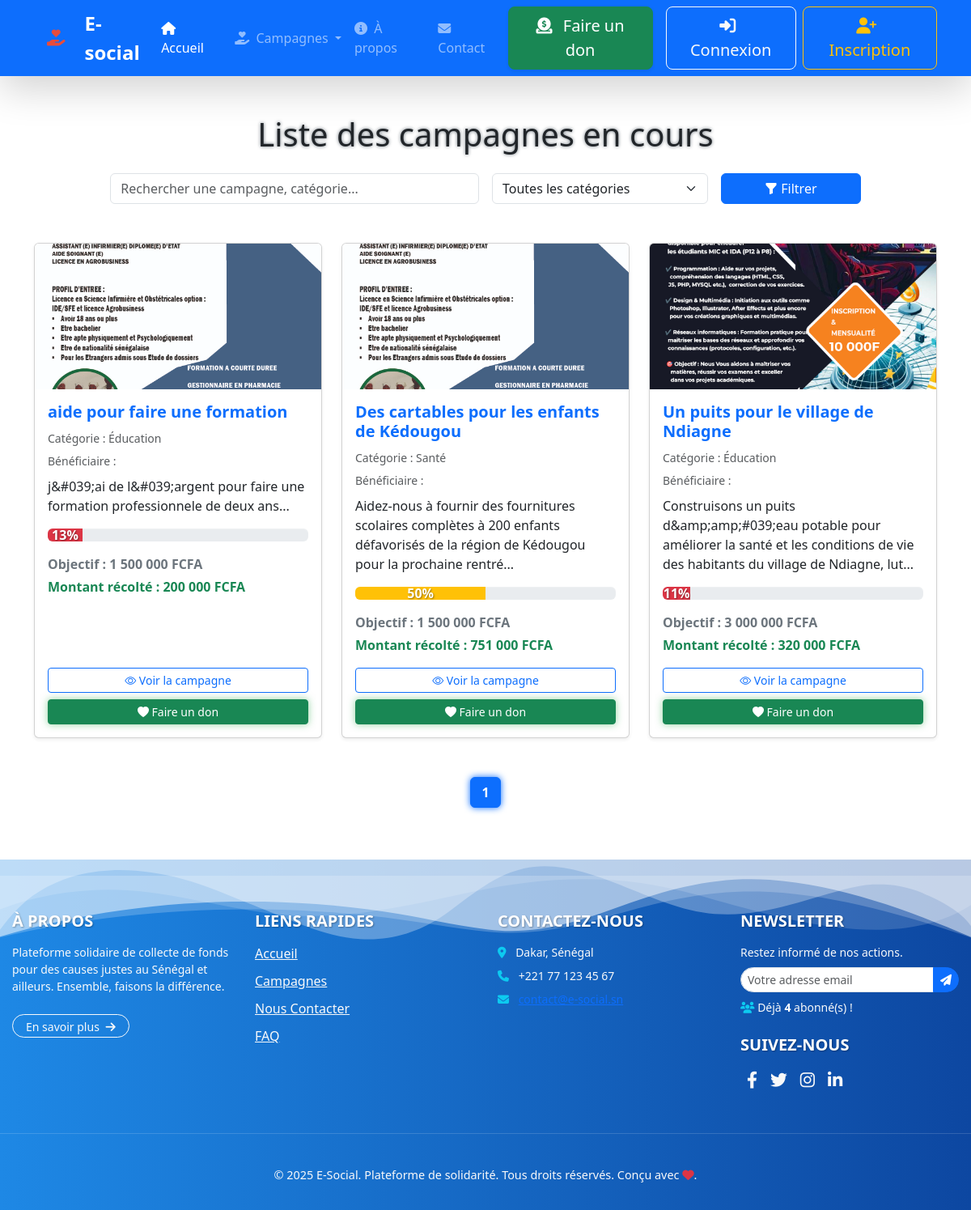
Page /public/liste_campagnes.php on the committed database.
### tables this page shows
CREATE TABLE IF NOT EXISTS `campagnes` (
  `id` int NOT NULL AUTO_INCREMENT,
  `titre` varchar(255) NOT NULL,
  `description` text NOT NULL,
  `montant_vise` decimal(12,2) NOT NULL,
  `montant_atteint` decimal(12,2) DEFAULT '0.00',
  `date_debut` date DEFAULT NULL,
  `date_fin` date DEFAULT NULL,
  `statut` enum('en cours','terminée','suspendue') DEFAULT 'en cours',
  `categorie_id` int DEFAULT NULL,
  `beneficiaire_id` int DEFAULT NULL,
  `image_campagne` varchar(255) DEFAULT NULL,
  `date_creation` datetime DEFAULT CURRENT_TIMESTAMP,
  PRIMARY KEY (`id`),
  KEY `categorie_id` (`categorie_id`),
  KEY `beneficiaire_id` (`beneficiaire_id`)
);

CREATE TABLE IF NOT EXISTS `categories` (
  `id` int NOT NULL AUTO_INCREMENT,
  `nom_categorie` varchar(100) NOT NULL,
  `description` text,
  PRIMARY KEY (`id`)
);

### public/liste_campagnes.php (the view, shortened to what this page needs)
<?php
require_once '../config/db.php';
$search = isset($_GET['search']) ? trim($_GET['search']) : '';
$categorie_filter = isset($_GET['categorie']) ? (int)$_GET['categorie'] : 0;
$page = isset($_GET['page']) ? max(1, (int)$_GET['page']) : 1;
$perPage = 6;
$offset = ($page - 1) * $perPage;
$whereClauses = ["LOWER(c.statut) = 'en cours'"];
$whereSql = implode(' AND ', $whereClauses);
try {
    $pdo = getPDO();
    $pdo->setAttribute(PDO::ATTR_ERRMODE, PDO::ERRMODE_EXCEPTION);
} catch (PDOException $e) {
    die("Erreur de connexion à la base de données : " . $e->getMessage());
}
$countSql = "SELECT COUNT(*) FROM campagnes c
             LEFT JOIN categories cat ON c.categorie_id = cat.id
             WHERE $whereSql";
$stmtCount = $pdo->prepare($countSql);
$stmtCount->execute();
$totalCampagnes = $stmtCount->fetchColumn();
$totalPages = ceil($totalCampagnes / $perPage);
$sql = "SELECT c.*, cat.nom_categorie, b.prenom AS prenom_beneficiaire, b.nom AS nom_beneficiaire
        FROM campagnes c
        LEFT JOIN categories cat ON c.categorie_id = cat.id
        LEFT JOIN beneficiaires b ON c.beneficiaire_id = b.id
        WHERE $whereSql
        ORDER BY c.date_creation DESC
        LIMIT :limit OFFSET :offset";
$stmt = $pdo->prepare($sql);
$stmt->bindValue(':limit', (int)$perPage, PDO::PARAM_INT);
$stmt->bindValue(':offset', (int)$offset, PDO::PARAM_INT);
$stmt->execute();
$campagnes = $stmt->fetchAll(PDO::FETCH_ASSOC);
?>
<!DOCTYPE html>
<html lang="fr">
<head>
    <link href="https://cdn.jsdelivr.net/npm/bootstrap@5.3.0/dist/css/bootstrap.min.css" rel="stylesheet" />
    <link href="https://cdn.jsdelivr.net/npm/bootstrap-icons@1.10.5/font/bootstrap-icons.css" rel="stylesheet" />
</head>
<body>
<?php include_once '../includes/navbar.php'; ?>
<div class="container py-5">
    <h1 class="mb-4 text-center">Liste des campagnes en cours</h1>
    <form method="GET" class="row g-3 mb-5 justify-content-center">
        <div class="col-md-5">
            <input type="text" name="search" class="form-control" placeholder="Rechercher une campagne, catégorie..." value="<?= htmlspecialchars($search) ?>" />
        </div>
        <div class="col-md-3">
            <select name="categorie" class="form-select">
                <option value="0">Toutes les catégories</option>
            </select>
        </div>
        <div class="col-md-2 d-grid">
            <button type="submit" class="btn btn-primary"><i class="bi bi-funnel-fill"></i> Filtrer</button>
        </div>
    </form>
    <?php if (!empty($campagnes)): ?>
    <div class="row g-4">
        <?php foreach ($campagnes as $campagne):
            $imagePath = "../assets/images/campagnes/" . htmlspecialchars($campagne['image_campagne']);
            $imageExist = file_exists($imagePath);
            $atteint = (float) $campagne['montant_atteint'];
            $vise = (float) $campagne['montant_vise'];
            $pourcentage = ($vise > 0) ? min(100, ($atteint / $vise) * 100) : 0;
            if ($pourcentage < 30) {
                $barColor = "bg-danger";
            } elseif ($pourcentage < 70) {
                $barColor = "bg-warning";
            } else {
                $barColor = "bg-success";
            }
        ?>
        <div class="col-md-6 col-lg-4">
            <div class="card shadow-sm h-100 d-flex flex-column">
                <img src="<?= $imageExist ? $imagePath : '../assets/images/default.jpg' ?>" alt="Image campagne" class="card-img-top" />
                <div class="card-body d-flex flex-column">
                    <h5 class="card-title text-primary fw-bold"><?= htmlspecialchars($campagne['titre']) ?></h5>
                    <p class="mb-1"><small class="text-muted">Catégorie : <?= htmlspecialchars($campagne['nom_categorie']) ?></small></p>
                    <p class="mb-2"><small class="text-muted">Bénéficiaire : <?= htmlspecialchars($campagne['prenom_beneficiaire'] . ' ' . $campagne['nom_beneficiaire']) ?></small></p>
                    <p class="card-text mb-3"><?= nl2br(htmlspecialchars(substr($campagne['description'], 0, 140))) ?>...</p>
                    <div class="progress mb-3" role="progressbar" aria-valuenow="<?= $pourcentage ?>" aria-valuemin="0" aria-valuemax="100">
                        <div class="progress-bar <?= $barColor ?>" style="width: <?= $pourcentage ?>%;">
                            <?= number_format($pourcentage, 0) ?>%
                        </div>
                    </div>
                    <p class="mb-1 fw-semibold text-secondary">Objectif : <?= number_format($vise, 0, ',', ' ') ?> FCFA</p>
                    <p class="mb-3 text-success fw-bold">Montant récolté : <?= number_format($atteint, 0, ',', ' ') ?> FCFA</p>
                    <div class="mt-auto d-grid gap-2">
                        <a href="campagne.php?id=<?= $campagne['id'] ?>" class="btn btn-outline-primary btn-sm">
                            <i class="bi bi-eye"></i> Voir la campagne
                        </a>
                        <a href="dons.php?campagne_id=<?= $campagne['id'] ?>" class="btn btn-success btn-sm">
                            <i class="bi bi-heart-fill"></i> Faire un don
                        </a>
                    </div>
                </div>
            </div>
        </div>
        <?php endforeach; ?>
    </div>
    <nav aria-label="Pagination" class="mt-5 d-flex justify-content-center">
        <ul class="pagination">
            <?php for ($p = 1; $p <= $totalPages; $p++): ?>
                <li class="page-item <?= $p == $page ? 'active' : '' ?>">
                    <a class="page-link" href="?page=<?= $p ?>&search=<?= urlencode($search) ?>&categorie=<?= $categorie_filter ?>"><?= $p ?></a>
                </li>
            <?php endfor; ?>
        </ul>
    </nav>
    <?php else: ?>
        <p class="alert alert-warning text-center fs-5">Aucune campagne trouvée pour vos critères.</p>
    <?php endif; ?>
</div>
<?php include_once '../includes/footer.php'; ?>
</body>
</html>

### rows in the picture
campagnes: image_campagne (picture), titre "aide pour faire une formation", categorie.nom_categorie "Éducation", description "j&#039;ai de l&#039;argent pour faire une formation professionnele de deux ans", pourcentage "13", montant_vise "1 500 000", montant_atteint "200 000"
campagnes: image_campagne (picture), titre "Des cartables pour les enfants de Kédougou", categorie.nom_categorie "Santé", description "Aidez-nous à fournir des fournitures scolaires complètes à 200 enfants défavorisés de la région de Kédougou pour la prochaine rentré", pourcentage "50", montant_vise "1 500 000", montant_atteint "751 000"
campagnes: image_campagne (picture), titre "Un puits pour le village de Ndiagne", categorie.nom_categorie "Éducation", description "Construisons un puits d&amp;amp;#039;eau potable pour améliorer la santé et les conditions de vie des habitants du village de Ndiagne, lut", pourcentage "11", montant_vise "3 000 000", montant_atteint "320 000"

### other values in the picture
$newsletter_subscribers_count "4"
